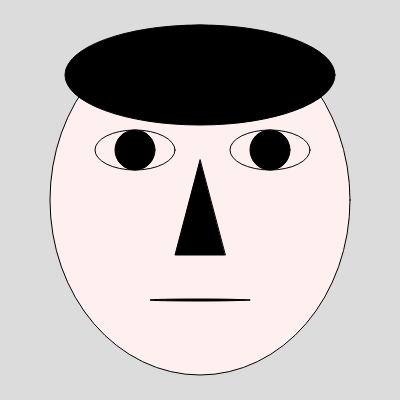
Frame 1 (no input)
Frame 60 (no input): identical to frame 1, image omitted
Frame 120 (the mouse pressed at the canvas centre since frame 60): identical to frame 1, image omitted

The p5.js sketch that drew this single still picture (run headless with seeded random() and noise() and a simulated clock; from frame 60 on, the mouse is pressed at the canvas centre):

// p5.js sketch
// ── sketch.js
function setup() {
  createCanvas(400, 400);
}

function draw() {
  
  background(220);
  fill(255,240,240);
  ellipse(200,200,300,350);
  
  ellipse(135,150, 80,40);
  ellipse(270,150, 80,40);
  fill(0,0,0);
  ellipse(135,150, 40,40);
  ellipse(270,150, 40,40);
  triangle(200,160,175,255,225,255);
  ellipse(200,300,100,2);
  fill(0,0,0);
  ellipse(200,75,270,100);
}
